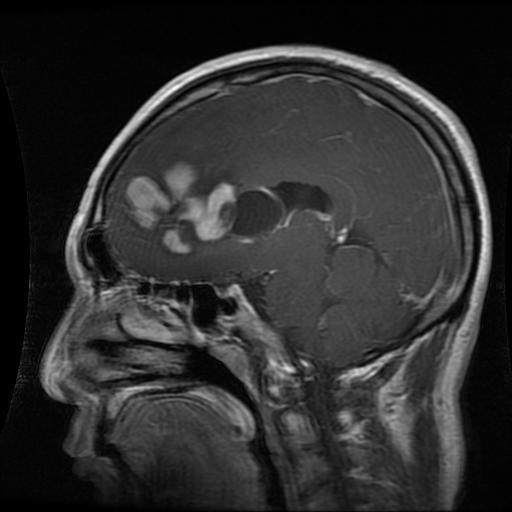
#> input picture AMLS-2021_dataset/dataset/image/IMAGE_0082.jpg, 512 x 512 px; its folder holds only this picture in this run
$ jupyter execute image_preprocessing.ipynb
#> lines starting #> are read from the running program, lines starting #| are printed output that depends on the picture
# Image Preprocessing

## Image Cropping
Usually, to ensure that the input images have the same shape, the input images need to be cropped to the same pixel size. The image document provided have the same size of 512×512 pixels, which is good because we don't need further cropping.

## Image Grayscaling
MRI images are grey-scale pictures made up of different signal intensities at different locations. From the image document we can see that the bit depth of the image is 24, which means the document is RGB image. We can convert the image into grayscale images by using the cv2.cvtColor function from OpenCV.

As we need to batch process images, we use the glob package to do this. glob is a file manipulation module that comes with python and lists all the paths in a directory that match the requirements.

[cell 1]
# import libraries
# from pandas.tools.plotting import scatter_matrix
import pandas as pd
import numpy as np
from sklearn import datasets
import matplotlib.pyplot as plt
from matplotlib import cm
from matplotlib.colors import ListedColormap, BoundaryNorm
import matplotlib.patches as patches
from scipy.special import expit
import itertools
from PIL import Image
import cv2
import glob
import os.path

[cell 2]
def convertjpg(jpgfile,outdir):
#> called with outdir = './AMLS-2021_dataset/dataset/gray_image/'
    img = cv2.imread(jpgfile,0)
#> img is the input picture: shape (512, 512); min 0, max 254, mean 46.4
    img = np. array(img)
    new_img = Image.fromarray(img,'L')
    #print(img.shape)
    new_img.save(os.path.join(outdir,os.path.basename(jpgfile)))
for jpgfile in glob.glob(r"./AMLS-2021_dataset/dataset/image/*.jpg"):
    convertjpg(jpgfile, r'./AMLS-2021_dataset/dataset/gray_image/')

## Noise reduction and smoothing
I use the 5x5 Gaussian filter to reduce the noise and smooth the image. The equation below shows the Gaussian filter.
$$G(x,y)=\frac{1}{2\pi\sigma^2}e^{-\frac{x^2+y^2}{2\sigma^2}}$$
The original image and smoothened image are shown below.

[cell 3]
def smoothjpg(jpgfile,outdir):
    img = cv2.imread(jpgfile,0)
    img = np. array(img)
    new_img = Image.fromarray(cv2.GaussianBlur(img,(5,5),cv2.BORDER_DEFAULT),'L')
    new_img.save(os.path.join(outdir,os.path.basename(jpgfile)))
for jpgfile in glob.glob(r"./AMLS-2021_dataset/dataset/gray_image/*.jpg"):
    smoothjpg(jpgfile, r"./AMLS-2021_dataset/dataset/smoothen_image")

[cell 4]
img_gray = cv2.imread(r"./AMLS-2021_dataset/dataset/gray_image/IMAGE_0000.jpg",0)
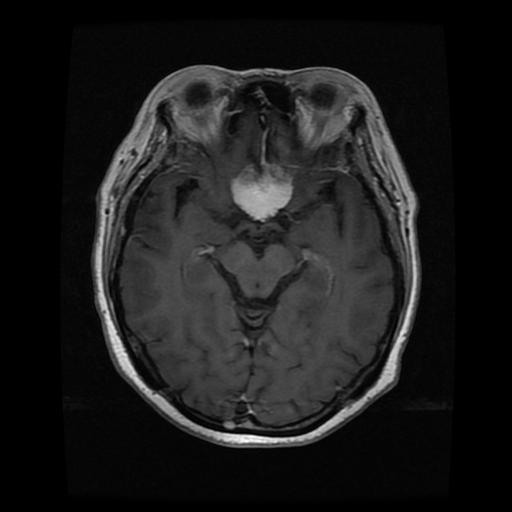
#> input picture AMLS-2021_test/test/image/IMAGE_0000.jpg, 512 x 512 px, found by its file name
#> img_gray is the input picture: shape (512, 512); min 0, max 255, mean 28.1
img_filtered = cv2.imread(r"./AMLS-2021_dataset/dataset/smoothen_image/IMAGE_0000.jpg",0)
img_gray = np. array(img_gray)
#print(img_gray.shape)
img_filtered = np. array(img_filtered)
#print(img_filtered.shape)

f, axarr = plt.subplots(1,2)
axarr[0].set_title('gray_image')
axarr[1].set_title('filtered_image')
# use the created array to output your multiple images.
axarr[0].imshow(img_gray,cmap='gray')
axarr[1].imshow(img_filtered,cmap='gray')
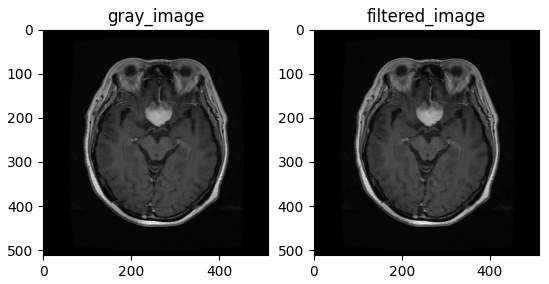
#> figure drawn by matplotlib, 2 panels
